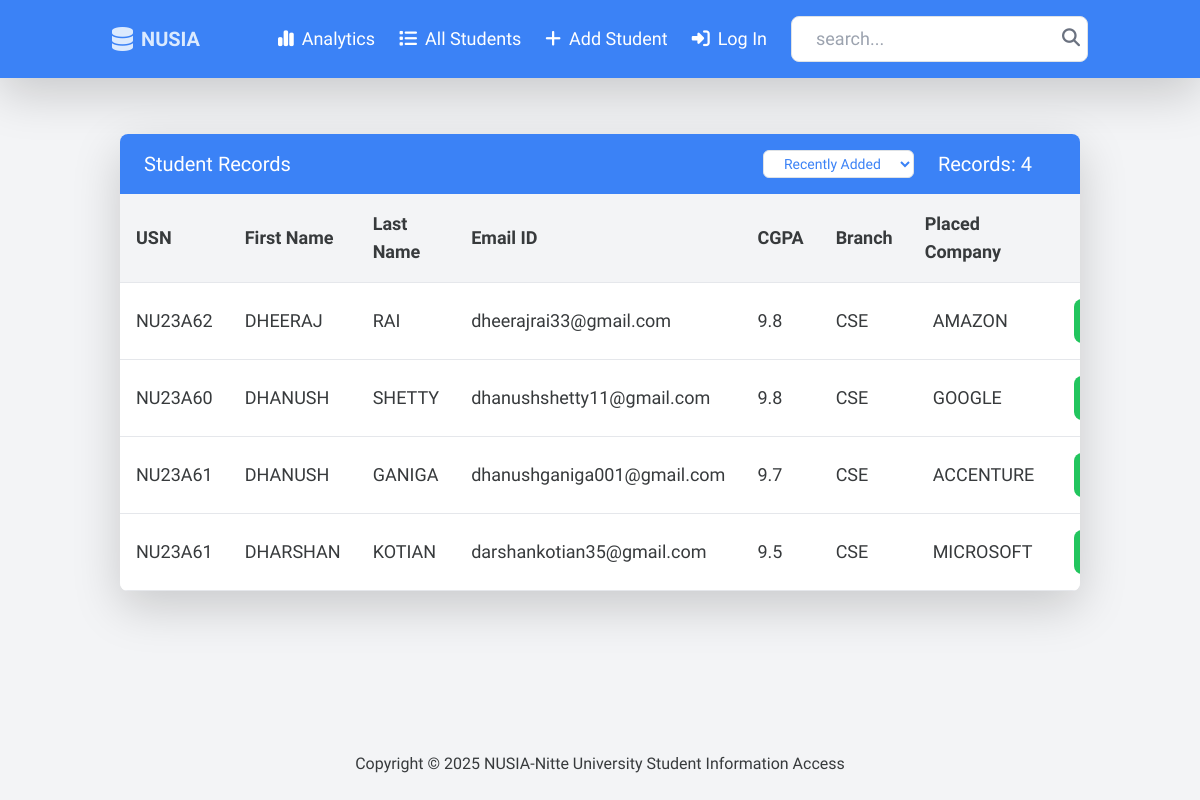
/, run on an earlier commit of the app's database.
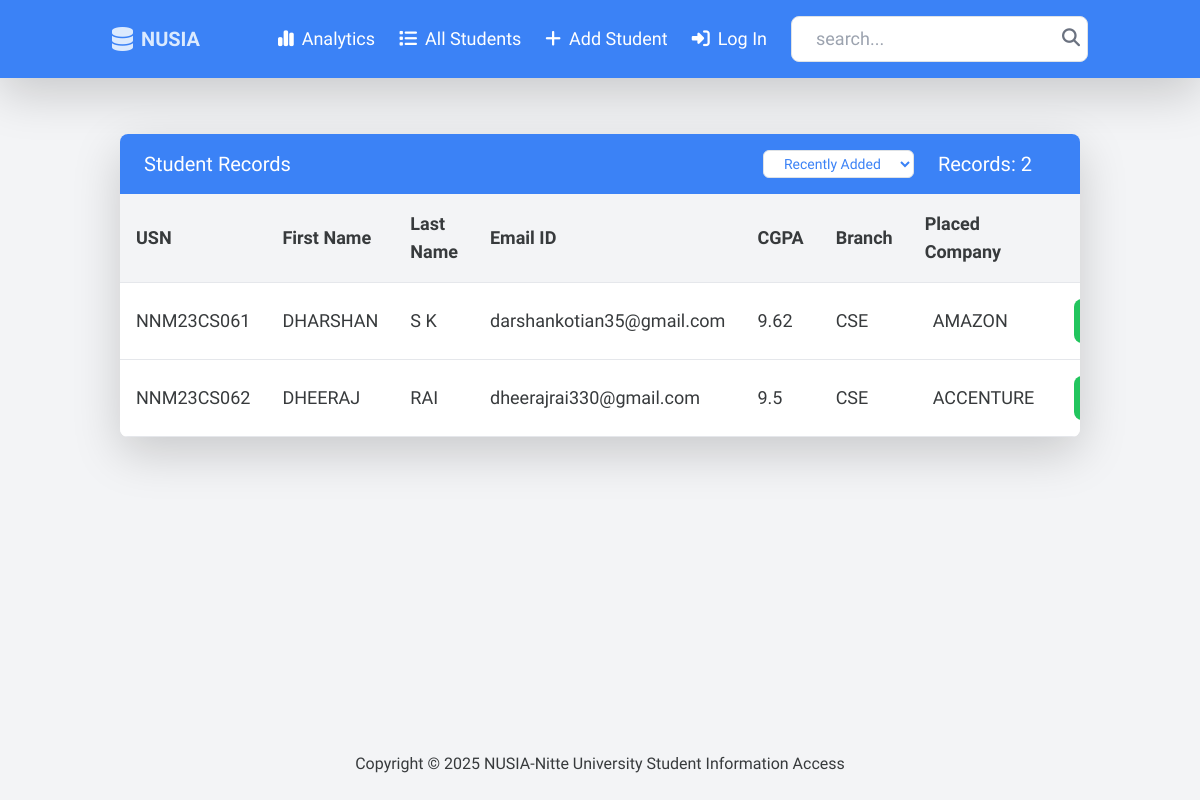
And on a later commit of the database.
### info/models.py (models this page shows, shortened)
class Student(models.Model):
    usn = models.CharField(max_length=50, unique=True)
    first_name = models.CharField(max_length=50)
    last_name = models.CharField(max_length=50)
    email_id = models.EmailField(null=True , max_length=100)
    branch = models.CharField(max_length=50)
    placed_company = models.CharField(max_length=100)
    cgpa = models.FloatField()
    avatar = models.ImageField(upload_to="static/images",null=True, default="static/images/avatar.svg", blank=True)
    updated = models.DateTimeField(auto_now=True) # Takes time stamp every time a user submits or saves.
    created = models.DateTimeField(auto_now_add=True) #Takes time stamp when we first submit or save(created time).
    def save(self, *args, **kwargs):
        self.full_clean()
        if self.placed_company:
            self.placed_company = self.placed_company.strip().upper()
        if self.branch:
            self.branch = self.branch.strip().upper()
        super().save(*args, **kwargs)
    class Meta:
        ordering = ['-updated', '-created']

### info/views.py (the view)
# urls.py: 2. Add a URL to urlpatterns:  path('', views.home, name='home')
def home(request):
    q = request.GET.get('q') if request.GET.get('q') != None else ''
    sort= request.GET.get('sort')
    students = Student.objects.filter(
        Q(usn__icontains=q) |
        Q(placed_company__icontains=q) |
        Q(branch__icontains=q) |
        Q(cgpa__icontains = q) |
        Q(first_name__icontains = q) |
        Q(last_name__icontains = q)
    )
    if sort=="cgpa":
        students=students.order_by("-cgpa")
    elif sort=="recent":
        students=students.order_by('-created')
    else:
        students=students.order_by('created')
    context =  {'students':students, 'sort':sort}
    return render(request , 'info/home.html', context)

### info/templates/info/home.html (shortened to what this page needs)
{% extends "main.html" %} {% block content %}
<div class="container mx-auto p-8 my-4">
  {% if students %}
  <div class="bg-white shadow-lg rounded-lg overflow-hidden">
    <div
      class="px-6 py-3 bg-blue-500 text-white text-xl font-medium flex justify-between"
    >
      <span>Student Records</span>
      <div class="flex">
        <div class="flex items-center space-x-3 text-sm">
          <select onchange="window.location.href=this.value" class="bg-white text-blue-500 border px-3 py-1 rounded">
            <option value="?sort=recent" {% if sort == 'recent' or not sort %}selected{% endif %}>
              Recently Added
            </option>
          </select>
        </div>
        <span class="text-end px-4">Records: {{students|length }}</span>
      </div>
    </div>
    <div class="overflow-x-auto">
      <table
        class="w-full border-collapse bg-white text-left shadow-md text-lg"
      >
        <thead>
          <tr class="bg-gray-100 border-b">
            <th class="p-3">USN</th>
            <th class="p-3">First Name</th>
            <th class="p-3">Last Name</th>
            <th class="p-3">Email ID</th>
            <th class="p-3">CGPA</th>
            <th class="p-3">Branch</th>
            <th class="p-3">Placed Company</th>
            <th class="p-3 text-center">Actions</th>
          </tr>
        </thead>
        <tbody>
          {% for student in students %}
          <tr
            class="border-b hover:bg-gray-100 transition clickable-row cursor-pointer text-[18px]"
            data-href="{% url 'stud-profile' student.id %}"
          >
            <td class="p-3">{{ student.usn |upper }}</td>
            <td class="p-3">{{ student.first_name | upper }}</td>
            <td class="p-3">{{ student.last_name | upper }}</td>
            <td class="p-3">{{ student.email_id}}</td>
            <td class="p-3">{{ student.cgpa | upper }}</td>
            <td class="p-3">{{ student.branch  | upper }}</td>
            <td class="p-4">{{ student.placed_company  | upper}}</td>
            <td class="p-3 flex justify-center space-x-2">
              <a
                href="{% url 'stud-profile' student.id %}"
                class="bg-green-500 text-white px-3 py-2 rounded-lg hover:bg-green-600 transition"
              >
              </a>
            </td>
          </tr>
          {% endfor %}
        </tbody>
      </table>
    </div>
  </div>
  {% else %}
  <h5
    class="mt-6 p-4 text-center bg-blue-100 text-blue-600 font-medium rounded-lg"
  >
    No Student Records Found
  </h5>
  {% endif %}
</div>
{% include "footer.html" %}
{% endblock content %}

### templates/main.html (shortened to what this page needs)
{% load static %}
<!DOCTYPE html>
<html lang="en">
  <head>
    <link
      rel="stylesheet"
      href="https://cdnjs.cloudflare.com/ajax/libs/font-awesome/6.4.2/css/all.min.css"
    />
    <link rel="stylesheet" href="{% static 'css/bootstrap.min.css' %}" />
    <script src="https://cdn.tailwindcss.com"></script>
  </head>
  <body>
    {% include "navbar.html" %} {% block content %} {% endblock content %}
  </body>
</html>

### templates/navbar.html (shortened to what this page needs)
{% load static %}
<body class="flex flex-col min-h-screen bg-gray-100">
  <nav class="bg-blue-500 shadow-lg">
    <div class="container mx-auto px-4 py-3 flex justify-between items-center">
      <a href="{% url 'home' %}" class="flex items-center space-x-2">
        <i
          class="fa-solid fa-database fa-xl text-blue-100 hover:text-white"
        ></i>
        <span class="text-xl font-semibold text-blue-100 hover:text-white"
          >NUSIA</span
        >
      </a>
      <div class="hidden md:flex space-x-6 items-center text-lg" id="menu">
        <a
          href="{% url 'chart' %}"
          class="text-white hover:text-gray-200 flex items-center"
        >
          <i class="fa-solid fa-chart-simple mr-2"></i>Analytics
        </a>
        <a
          href="{% url 'home' %}"
          class="text-white hover:text-gray-200 flex items-center"
        >
          <i class="fa-solid fa-list mr-2"></i>All Students
        </a>
        <a
          href="{% url 'add' %}"
          class="text-white hover:text-gray-200 flex items-center"
        >
          <i class="fa-solid fa-plus mr-2"></i>Add Student
        </a>
        {% if request.user.is_authenticated %}
        <a
          href="{% url 'logout' %}"
          class="text-white hover:text-gray-200 flex items-center"
        >
          <i class="fa-solid fa-right-from-bracket mr-2"></i>Log Out
        </a>
        {% else %}
        <a
          href="{% url 'login' %}"
          class="text-white hover:text-gray-200 flex items-center"
        >
          <i class="fa-solid fa-right-to-bracket mr-2"></i>Log In
        </a>
        {% endif %}
        <form action="{% url 'home' %}" method="GET" class="relative">
          <input
            type="text"
            name="q"
            placeholder="search..."
            class="px-4 py-2 rounded-lg font-normal border border-gray-300 focus:outline-none focus:ring-2 focus:ring-blue-400"
          />
          <button type="submit" class="absolute right-2 top-2 text-gray-500">
            <i class="fa-solid fa-search"></i>
          </button>
        </form>
      </div>
    </div>
  </nav>
</body>

### templates/footer.html
{% load static %}
<footer class ="mt-auto mb-4">
    <div class = "text-center">
        <span>
            Copyright &copy; <script>document.write(new Date().getFullYear())</script> NUSIA-Nitte University Student Information Access
        </span>
    </div>
  </footer>

What changed in the data, as far as the page shows it:
removed Student: usn "NU23A60", first_name "DHANUSH", last_name "SHETTY", email_id "dhanushshetty11@gmail.com", cgpa "9.8", branch "CSE", placed_company "GOOGLE"
removed Student: usn "NU23A61", first_name "DHANUSH", last_name "GANIGA", email_id "dhanushganiga001@gmail.com", cgpa "9.7", branch "CSE", placed_company "ACCENTURE"
removed Student: usn "NU23A61", first_name "DHARSHAN", last_name "KOTIAN", email_id "darshankotian35@gmail.com", cgpa "9.5", branch "CSE", placed_company "MICROSOFT"
added Student: usn "NNM23CS061", first_name "DHARSHAN", last_name "S K", email_id "darshankotian35@gmail.com", cgpa "9.62", branch "CSE", placed_company "AMAZON"
changed Student "DHEERAJ": usn "NU23A62" → "NNM23CS062"; email_id "dheerajrai33@gmail.com" → "dheerajrai330@gmail.com"; cgpa "9.8" → "9.5"; placed_company "AMAZON" → "ACCENTURE"
Also different on the page:
{{ students|length }}: "4" → "2"
